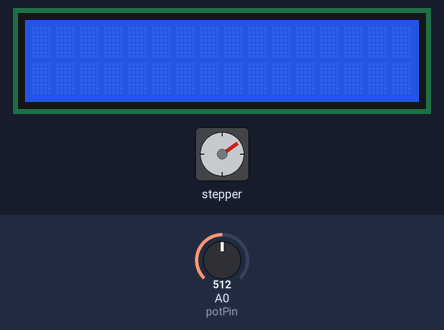
A sketch run on a simulated Arduino Uno, built with avr-gcc and run on an emulated ATmega328P. Shown: 16×2 character LCD, stepper motor. The test bench sets the inputs (shaded band); at power-on: A0 (potPin) = 512. Stepper angles assume 4096 steps per turn; what the sketch prints to the serial monitor is not drawn.

Above: at 1.2 s.
1.3 s: A0 (potPin) set to 716
At 7.88 s:
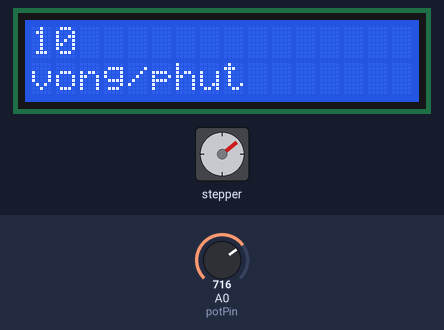
9.2 s: A0 (potPin) set to 900
At 16.8 s:
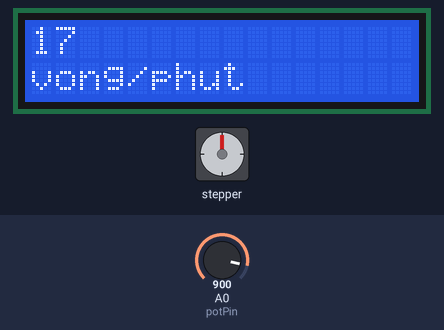
17.1 s: A0 (potPin) set to 931
At 26.45 s:
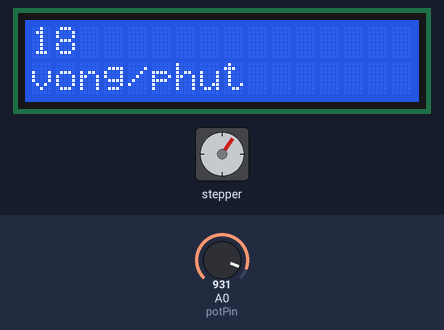
Timing chart, 0 to 32.4 s (numbered marks = the images above; inputs shaded):
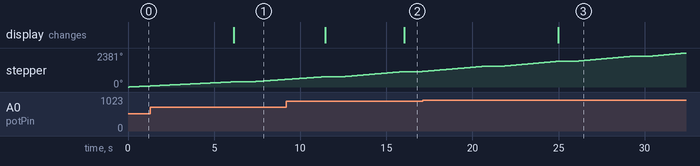

The sketch:

InTocDoRaManHinhLDC.ino
```cpp
#include <Stepper.h>
#include <Wire.h>
#include <LiquidCrystal_I2C.h>
LiquidCrystal_I2C lcd(0X27,16,02); //SCL A5 SDA A4
// Định nghĩa các chân kết nối với Arduino
#define IN1 8
#define IN2 9
#define IN3 10
#define IN4 11

// Khai báo biến lưu trữ số xung cho một vòng quay
int stepsPerRevolution = 4096;

// Khai báo biến lưu trữ chân analog kết nối với biến trở
int potPin = A0;

// Khai báo biến lưu trữ giá trị điện áp từ biến trở
int potValue = 0;

// Khai báo biến lưu trữ giá trị tốc độ từ biến trở
int speedValue = 0;

// Khởi tạo đối tượng stepper motor
Stepper myStepper(stepsPerRevolution, IN1, IN3, IN2, IN4);

void setup() {
  // Thiết lập tốc độ serial monitor là 9600 baud
  Serial.begin(9600);
  lcd.init();
  lcd.backlight();
  lcd.clear();
}

void loop() {

  // Đọc giá trị điện áp từ biến trở (từ 0 -1023)
  potValue = analogRead(potPin);

  // Chuyển đổi giá trị điện áp thành giá trị tốc độ (vòng/phút)
  speedValue = map(potValue,0,1023,1,20);

  // Thiết lập tốc độ quay của động cơ bước
  myStepper.setSpeed(speedValue);

  // Quay một vòng theo chiều kim đồng hồ
  Serial.print("Quay mot vong theo chieu kim dong ho voi toc do ");
  Serial.print(speedValue);
  Serial.println(" vong/phut");
  myStepper.step(stepsPerRevolution);
  lcd.clear();
  lcd.setCursor(0,0);
  lcd.print(speedValue);
  lcd.setCursor(0,1);
  lcd.print("vong/phut");
  delay(1000);

}
```

Measured:
- the behaviour switches between 915 and 916 on A0 (potPin) (found by bisection; images 2 and 3)
- after the input at 9.2 s, the display: first differs from a run without the input after 6.8 s (image 2)
- after the input at 17.1 s, the display: changes after 7.9 s (image 3)
